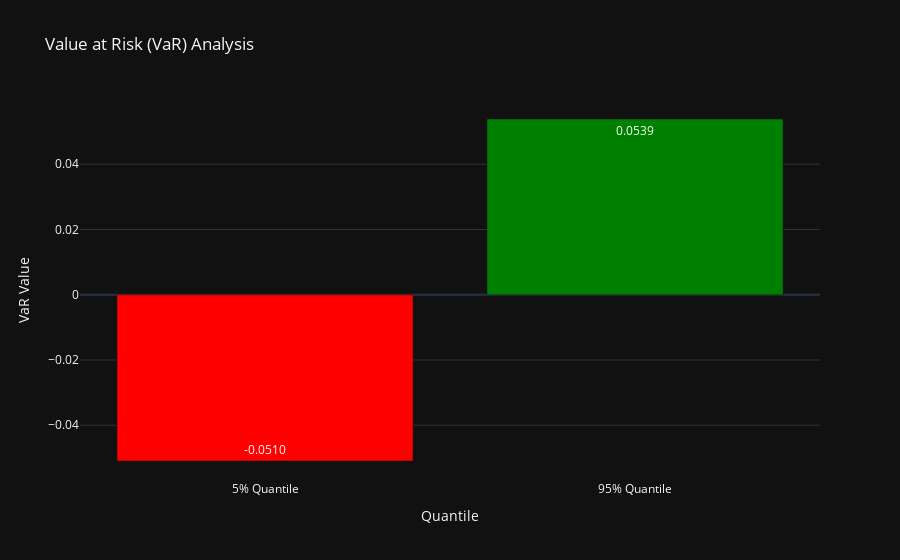

Here is the notebook cell this chart was saved with:
### Code cell
import plotly.graph_objects as go

# VaR analizi grafiği oluşturma
fig = go.Figure()

fig.add_trace(go.Bar(
    x=["5% Quantile", "95% Quantile"],
    y=[var_5_percentile, var_95_percentile],
    text=[f"{var_5_percentile:.4f}", f"{var_95_percentile:.4f}"],
    textposition="auto",
    marker_color=["red", "green"]
))

fig.update_layout(
    title="Value at Risk (VaR) Analysis",
    xaxis_title="Quantile",
    yaxis_title="VaR Value",
    template="plotly_dark",
    showlegend=False
)

fig.update_traces(
    hovertemplate="<b>%{x}</b><br>VaR: %{text}",
)

fig.show()

### Figure 1 — Plotly figure (JSON) as saved in the notebook; plotly's stock layout.template omitted (floating-point values rounded to 4 significant figures)
{"data": [{"hovertemplate": "<b>%{x}</b><br>VaR: %{text}", "marker": {"color": ["red", "green"]}, "text": ["-0.0510", "0.0539"], "textposition": "auto", "type": "bar", "x": ["5% Quantile", "95% Quantile"], "y": [-0.05096, 0.05387]}], "layout": {"showlegend": false, "title": {"text": "Value at Risk (VaR) Analysis"}, "xaxis": {"title": {"text": "Quantile"}}, "yaxis": {"title": {"text": "VaR Value"}}}}
